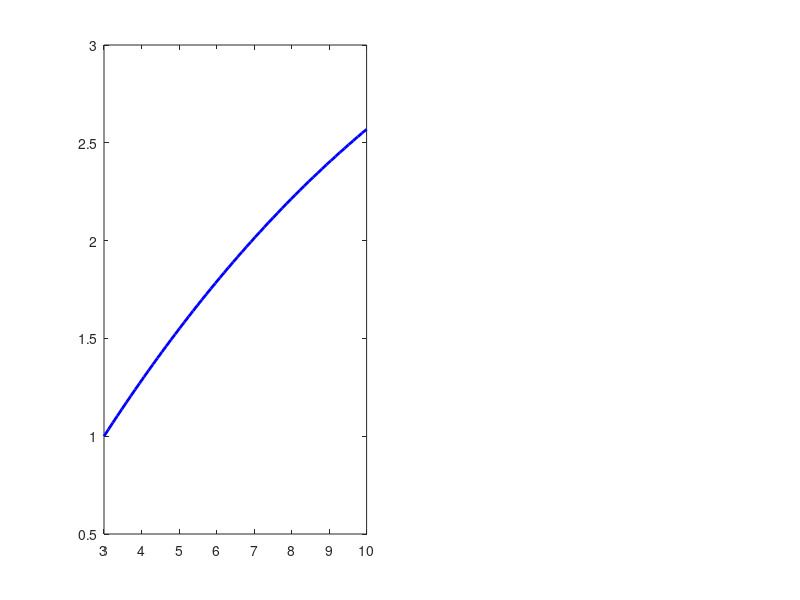

Here is the MATLAB script that generated this plot: (Note: this script raises an error after producing the figure.)
%% Landing Gear Strut Pre-FEA Checks + Parametric Study
% Purpose 1: Buckling check
% Purpose 2: Analytical stress FEA validation baseline
% Purpose 3: Wall thickness parametric sweep
clc; clear; close all;

%% INPUTS
MTOW = 1100; g = 9.81; n = 2.5; SF = 1.5; gear_frac = 0.60;
OD = 80e-3; t = 5e-3; L = 400e-3;
E = 71.7e9; sigma_y = 503e6; sigma_ult = 572e6;

%% LOADS
F_static  = MTOW * gear_frac * g;
F_limit   = n * F_static;
F_ult     = SF * F_limit;
fprintf('F_static  = %.1f N\n', F_static);
fprintf('F_limit   = %.1f N  (yield check load)\n', F_limit);
fprintf('F_ult     = %.1f N  (ultimate check load)\n\n', F_ult);

%% SECTION PROPERTIES
ID = OD - 2*t;
I  = pi/64 * (OD^4 - ID^4);
A  = pi/4  * (OD^2 - ID^2);
c  = OD/2;
fprintf('Inner diameter = %.1f mm\n', ID*1000);
fprintf('I = %.4e m^4\n', I);
fprintf('A = %.4e m^2\n\n', A);

%% PURPOSE 1 EULER BUCKLING CHECK
P_cr = (pi^2 * E * I) / (1.0 * L)^2;
fprintf('=== BUCKLING CHECK ===\n');
fprintf('P_cr     = %.0f N  (%.0f kN)\n', P_cr, P_cr/1000);
fprintf('F_ult    = %.0f N  (%.0f kN)\n', F_ult, F_ult/1000);
fprintf('Margin   = %.1fx above ultimate load\n\n', P_cr/F_ult);
if P_cr > 3*F_ult
    fprintf('RESULT: Buckling NOT governing. Proceed with stress FEA.\n\n');
else
    fprintf('WARNING: Low buckling margin. Review geometry.\n\n');
end

%% PURPOSE 2 ANALYTICAL STRESS (FEA VALIDATION TARGET)
M           = F_limit * L;
sigma_b     = (M * c) / I;
sigma_a     = F_limit / A;
sigma_comb  = sigma_b + sigma_a;
Kt          = 1.4;
sigma_corrected = sigma_comb / Kt;
FOS_yield   = sigma_y / sigma_comb;

fprintf('=== ANALYTICAL STRESS AT BARREL ROOT ===\n');
fprintf('Bending stress           = %.2f MPa\n', sigma_b/1e6);
fprintf('Axial stress             = %.2f MPa\n', sigma_a/1e6);
fprintf('Combined stress (nominal)= %.2f MPa\n', sigma_comb/1e6);
fprintf('Stress concentration Kt  = %.1f (fillet correction)\n', Kt);
fprintf('Corrected stress         = %.2f MPa  <-- compare to FEA\n', sigma_corrected/1e6);
fprintf('FOS vs yield (nominal)   = %.2f\n\n', FOS_yield);
if FOS_yield >= 1.0
    fprintf('RESULT: PASS at limit load.\n\n');
else
    fprintf('RESULT: FAIL — wall too thin. Increase t.\n\n');
end

%% PURPOSE 3 PARAMETRIC WALL THICKNESS SWEEP
t_vec = linspace(3e-3, 10e-3, 60);
FOS_vec = []; mass_vec = [];
for k = 1:length(t_vec)
    t_k = t_vec(k);
    ID_k = OD - 2*t_k;
    if ID_k <= 0, continue; end
    I_k = pi/64 * (OD^4 - ID_k^4);
    A_k = pi/4  * (OD^2 - ID_k^2);
    s_k = (F_limit * L * (OD/2) / I_k) + (F_limit / A_k);
    FOS_vec(end+1) = sigma_y / s_k;
    mass_vec(end+1) = 2810 * A_k * L * 1000;
end
t_mm = t_vec(1:length(FOS_vec)) * 1000;

figure('Color','white','Position',[100 100 900 400]);
subplot(1,2,1);
plot(t_mm, FOS_vec, 'b-', 'LineWidth', 2); hold on;
yline(1.0, 'r--', 'LineWidth', 1.5, 'Label', 'Yield limit (FOS=1)');
yline(1.5, 'k--', 'LineWidth', 1.5, 'Label', 'SF = 1.5 target');
xline(t*1000, 'g-', 'LineWidth', 2, 'Label', 'Chosen t = 5mm');
xlabel('Wall thickness (mm)'); ylabel('FOS vs yield (limit load)');
title('FOS vs wall thickness'); grid on; grid minor;
xlim([3 10]); ylim([0 max(FOS_vec)*1.1]);

subplot(1,2,2);
plot(FOS_vec, mass_vec, 'm-', 'LineWidth', 2); hold on;
[~,idx] = min(abs(t_vec(1:length(FOS_vec)) - t));
plot(FOS_vec(idx), mass_vec(idx), 'go', 'MarkerSize', 10, 'MarkerFaceColor', 'g');
xline(1.5, 'k--', 'LineWidth', 1.5, 'Label', 'SF = 1.5');
xlabel('FOS vs yield'); ylabel('Barrel mass (g)');
title('LG Strut - parametric wall thickness study'); grid on;
